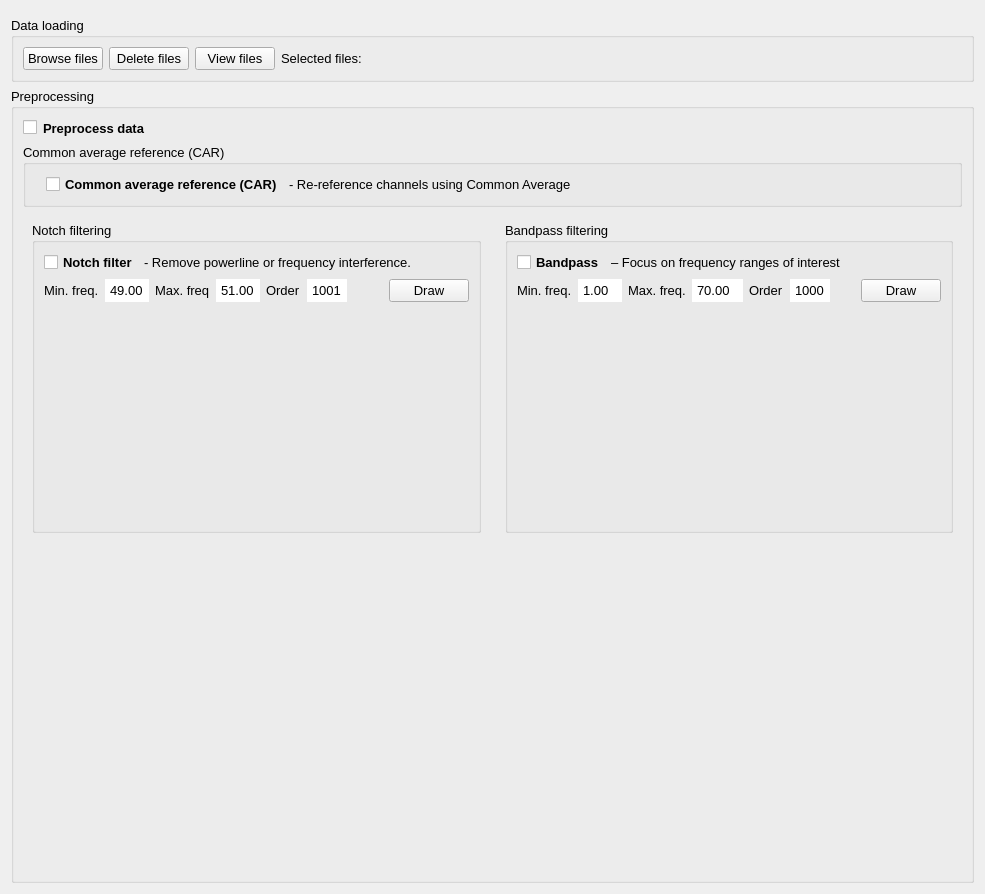
<?xml version="1.0" encoding="UTF-8"?>
<ui version="4.0">
 <class>Form</class>
 <widget class="QWidget" name="Form">
  <property name="geometry">
   <rect>
    <x>0</x>
    <y>0</y>
    <width>985</width>
    <height>894</height>
   </rect>
  </property>
  <property name="windowTitle">
   <string>Form</string>
  </property>
  <layout class="QVBoxLayout" name="verticalLayout_3">
   <item>
    <widget class="QFrame" name="topContentWidget">
     <property name="frameShape">
      <enum>QFrame::StyledPanel</enum>
     </property>
     <property name="frameShadow">
      <enum>QFrame::Raised</enum>
     </property>
    </widget>
   </item>
   <item>
    <widget class="QGroupBox" name="dataloading">
     <property name="font">
      <font>
       <pointsize>10</pointsize>
      </font>
     </property>
     <property name="title">
      <string>Data loading</string>
     </property>
     <layout class="QVBoxLayout" name="verticalLayout">
      <item>
       <layout class="QHBoxLayout" name="horizontalLayout">
        <item>
         <widget class="QPushButton" name="browseButton">
          <property name="sizePolicy">
           <sizepolicy hsizetype="Minimum" vsizetype="Fixed">
            <horstretch>0</horstretch>
            <verstretch>0</verstretch>
           </sizepolicy>
          </property>
          <property name="toolTip">
           <string>Files to compute paramters</string>
          </property>
          <property name="text">
           <string>Browse files</string>
          </property>
         </widget>
        </item>
        <item>
         <widget class="QPushButton" name="deletefilesButton">
          <property name="text">
           <string>Delete files</string>
          </property>
         </widget>
        </item>
        <item>
         <widget class="QPushButton" name="viewfilesButton">
          <property name="text">
           <string>View files</string>
          </property>
         </widget>
        </item>
        <item>
         <widget class="QLabel" name="selectLabel">
          <property name="sizePolicy">
           <sizepolicy hsizetype="Preferred" vsizetype="Preferred">
            <horstretch>4</horstretch>
            <verstretch>0</verstretch>
           </sizepolicy>
          </property>
          <property name="text">
           <string>Selected files: </string>
          </property>
         </widget>
        </item>
        <item>
         <spacer name="horizontalSpacer_15">
          <property name="orientation">
           <enum>Qt::Horizontal</enum>
          </property>
          <property name="sizeHint" stdset="0">
           <size>
            <width>40</width>
            <height>20</height>
           </size>
          </property>
         </spacer>
        </item>
       </layout>
      </item>
     </layout>
    </widget>
   </item>
   <item>
    <widget class="QGroupBox" name="Datapreprocessing">
     <property name="font">
      <font>
       <pointsize>10</pointsize>
      </font>
     </property>
     <property name="title">
      <string>Preprocessing</string>
     </property>
     <layout class="QVBoxLayout" name="verticalLayout_2">
      <item>
       <layout class="QHBoxLayout" name="preprocessing_selection">
        <item>
         <widget class="QCheckBox" name="preprocessingButton">
          <property name="text">
           <string/>
          </property>
         </widget>
        </item>
        <item>
         <widget class="QLabel" name="preprocessingLabel">
          <property name="font">
           <font>
            <weight>75</weight>
            <bold>true</bold>
           </font>
          </property>
          <property name="text">
           <string>Preprocess data</string>
          </property>
         </widget>
        </item>
        <item>
         <spacer name="horizontalSpacer">
          <property name="orientation">
           <enum>Qt::Horizontal</enum>
          </property>
          <property name="sizeHint" stdset="0">
           <size>
            <width>40</width>
            <height>20</height>
           </size>
          </property>
         </spacer>
        </item>
       </layout>
      </item>
      <item>
       <widget class="QGroupBox" name="cargroupBox">
        <property name="title">
         <string>Common average reference (CAR)</string>
        </property>
        <layout class="QHBoxLayout" name="horizontalLayout_7">
         <item>
          <layout class="QHBoxLayout" name="CAR_filtering">
           <item>
            <spacer name="horizontalSpacer_3">
             <property name="orientation">
              <enum>Qt::Horizontal</enum>
             </property>
             <property name="sizeHint" stdset="0">
              <size>
               <width>40</width>
               <height>20</height>
              </size>
             </property>
            </spacer>
           </item>
           <item>
            <widget class="QCheckBox" name="carCBox">
             <property name="font">
              <font>
               <weight>75</weight>
               <bold>true</bold>
              </font>
             </property>
             <property name="text">
              <string>Common average reference (CAR)</string>
             </property>
            </widget>
           </item>
           <item>
            <widget class="QLabel" name="carLabel">
             <property name="font">
              <font>
               <weight>50</weight>
               <bold>false</bold>
              </font>
             </property>
             <property name="text">
              <string>- Re-reference channels using Common Average</string>
             </property>
            </widget>
           </item>
           <item>
            <spacer name="horizontalSpacer_39">
             <property name="orientation">
              <enum>Qt::Horizontal</enum>
             </property>
             <property name="sizeHint" stdset="0">
              <size>
               <width>40</width>
               <height>20</height>
              </size>
             </property>
            </spacer>
           </item>
           <item>
            <spacer name="horizontalSpacer_36">
             <property name="orientation">
              <enum>Qt::Horizontal</enum>
             </property>
             <property name="sizeHint" stdset="0">
              <size>
               <width>40</width>
               <height>20</height>
              </size>
             </property>
            </spacer>
           </item>
           <item>
            <spacer name="horizontalSpacer_38">
             <property name="orientation">
              <enum>Qt::Horizontal</enum>
             </property>
             <property name="sizeHint" stdset="0">
              <size>
               <width>40</width>
               <height>20</height>
              </size>
             </property>
            </spacer>
           </item>
           <item>
            <spacer name="horizontalSpacer_37">
             <property name="orientation">
              <enum>Qt::Horizontal</enum>
             </property>
             <property name="sizeHint" stdset="0">
              <size>
               <width>40</width>
               <height>20</height>
              </size>
             </property>
            </spacer>
           </item>
           <item>
            <spacer name="horizontalSpacer_35">
             <property name="orientation">
              <enum>Qt::Horizontal</enum>
             </property>
             <property name="sizeHint" stdset="0">
              <size>
               <width>40</width>
               <height>20</height>
              </size>
             </property>
            </spacer>
           </item>
           <item>
            <spacer name="horizontalSpacer_34">
             <property name="orientation">
              <enum>Qt::Horizontal</enum>
             </property>
             <property name="sizeHint" stdset="0">
              <size>
               <width>40</width>
               <height>20</height>
              </size>
             </property>
            </spacer>
           </item>
           <item>
            <spacer name="horizontalSpacer_33">
             <property name="orientation">
              <enum>Qt::Horizontal</enum>
             </property>
             <property name="sizeHint" stdset="0">
              <size>
               <width>40</width>
               <height>20</height>
              </size>
             </property>
            </spacer>
           </item>
           <item>
            <spacer name="horizontalSpacer_32">
             <property name="orientation">
              <enum>Qt::Horizontal</enum>
             </property>
             <property name="sizeHint" stdset="0">
              <size>
               <width>40</width>
               <height>20</height>
              </size>
             </property>
            </spacer>
           </item>
           <item>
            <spacer name="horizontalSpacer_31">
             <property name="orientation">
              <enum>Qt::Horizontal</enum>
             </property>
             <property name="sizeHint" stdset="0">
              <size>
               <width>40</width>
               <height>20</height>
              </size>
             </property>
            </spacer>
           </item>
           <item>
            <spacer name="horizontalSpacer_27">
             <property name="orientation">
              <enum>Qt::Horizontal</enum>
             </property>
             <property name="sizeHint" stdset="0">
              <size>
               <width>40</width>
               <height>20</height>
              </size>
             </property>
            </spacer>
           </item>
           <item>
            <spacer name="horizontalSpacer_28">
             <property name="orientation">
              <enum>Qt::Horizontal</enum>
             </property>
             <property name="sizeHint" stdset="0">
              <size>
               <width>40</width>
               <height>20</height>
              </size>
             </property>
            </spacer>
           </item>
           <item>
            <spacer name="horizontalSpacer_26">
             <property name="orientation">
              <enum>Qt::Horizontal</enum>
             </property>
             <property name="sizeHint" stdset="0">
              <size>
               <width>40</width>
               <height>20</height>
              </size>
             </property>
            </spacer>
           </item>
           <item>
            <spacer name="horizontalSpacer_29">
             <property name="orientation">
              <enum>Qt::Horizontal</enum>
             </property>
             <property name="sizeHint" stdset="0">
              <size>
               <width>40</width>
               <height>20</height>
              </size>
             </property>
            </spacer>
           </item>
           <item>
            <spacer name="horizontalSpacer_25">
             <property name="orientation">
              <enum>Qt::Horizontal</enum>
             </property>
             <property name="sizeHint" stdset="0">
              <size>
               <width>40</width>
               <height>20</height>
              </size>
             </property>
            </spacer>
           </item>
           <item>
            <spacer name="horizontalSpacer_24">
             <property name="orientation">
              <enum>Qt::Horizontal</enum>
             </property>
             <property name="sizeHint" stdset="0">
              <size>
               <width>40</width>
               <height>20</height>
              </size>
             </property>
            </spacer>
           </item>
           <item>
            <spacer name="horizontalSpacer_16">
             <property name="orientation">
              <enum>Qt::Horizontal</enum>
             </property>
             <property name="sizeHint" stdset="0">
              <size>
               <width>40</width>
               <height>20</height>
              </size>
             </property>
            </spacer>
           </item>
           <item>
            <spacer name="horizontalSpacer_23">
             <property name="orientation">
              <enum>Qt::Horizontal</enum>
             </property>
             <property name="sizeHint" stdset="0">
              <size>
               <width>40</width>
               <height>20</height>
              </size>
             </property>
            </spacer>
           </item>
           <item>
            <spacer name="horizontalSpacer_22">
             <property name="orientation">
              <enum>Qt::Horizontal</enum>
             </property>
             <property name="sizeHint" stdset="0">
              <size>
               <width>40</width>
               <height>20</height>
              </size>
             </property>
            </spacer>
           </item>
           <item>
            <spacer name="horizontalSpacer_21">
             <property name="orientation">
              <enum>Qt::Horizontal</enum>
             </property>
             <property name="sizeHint" stdset="0">
              <size>
               <width>40</width>
               <height>20</height>
              </size>
             </property>
            </spacer>
           </item>
           <item>
            <spacer name="horizontalSpacer_20">
             <property name="orientation">
              <enum>Qt::Horizontal</enum>
             </property>
             <property name="sizeHint" stdset="0">
              <size>
               <width>40</width>
               <height>20</height>
              </size>
             </property>
            </spacer>
           </item>
           <item>
            <spacer name="horizontalSpacer_19">
             <property name="orientation">
              <enum>Qt::Horizontal</enum>
             </property>
             <property name="sizeHint" stdset="0">
              <size>
               <width>40</width>
               <height>20</height>
              </size>
             </property>
            </spacer>
           </item>
           <item>
            <spacer name="horizontalSpacer_17">
             <property name="orientation">
              <enum>Qt::Horizontal</enum>
             </property>
             <property name="sizeHint" stdset="0">
              <size>
               <width>40</width>
               <height>20</height>
              </size>
             </property>
            </spacer>
           </item>
           <item>
            <spacer name="horizontalSpacer_18">
             <property name="orientation">
              <enum>Qt::Horizontal</enum>
             </property>
             <property name="sizeHint" stdset="0">
              <size>
               <width>40</width>
               <height>20</height>
              </size>
             </property>
            </spacer>
           </item>
           <item>
            <spacer name="horizontalSpacer_14">
             <property name="orientation">
              <enum>Qt::Horizontal</enum>
             </property>
             <property name="sizeHint" stdset="0">
              <size>
               <width>40</width>
               <height>20</height>
              </size>
             </property>
            </spacer>
           </item>
           <item>
            <spacer name="horizontalSpacer_7">
             <property name="orientation">
              <enum>Qt::Horizontal</enum>
             </property>
             <property name="sizeHint" stdset="0">
              <size>
               <width>40</width>
               <height>20</height>
              </size>
             </property>
            </spacer>
           </item>
           <item>
            <spacer name="horizontalSpacer_13">
             <property name="orientation">
              <enum>Qt::Horizontal</enum>
             </property>
             <property name="sizeHint" stdset="0">
              <size>
               <width>40</width>
               <height>20</height>
              </size>
             </property>
            </spacer>
           </item>
           <item>
            <spacer name="horizontalSpacer_11">
             <property name="orientation">
              <enum>Qt::Horizontal</enum>
             </property>
             <property name="sizeHint" stdset="0">
              <size>
               <width>40</width>
               <height>20</height>
              </size>
             </property>
            </spacer>
           </item>
           <item>
            <spacer name="horizontalSpacer_12">
             <property name="orientation">
              <enum>Qt::Horizontal</enum>
             </property>
             <property name="sizeHint" stdset="0">
              <size>
               <width>40</width>
               <height>20</height>
              </size>
             </property>
            </spacer>
           </item>
           <item>
            <spacer name="horizontalSpacer_10">
             <property name="orientation">
              <enum>Qt::Horizontal</enum>
             </property>
             <property name="sizeHint" stdset="0">
              <size>
               <width>40</width>
               <height>20</height>
              </size>
             </property>
            </spacer>
           </item>
           <item>
            <spacer name="horizontalSpacer_9">
             <property name="orientation">
              <enum>Qt::Horizontal</enum>
             </property>
             <property name="sizeHint" stdset="0">
              <size>
               <width>40</width>
               <height>20</height>
              </size>
             </property>
            </spacer>
           </item>
           <item>
            <spacer name="horizontalSpacer_4">
             <property name="orientation">
              <enum>Qt::Horizontal</enum>
             </property>
             <property name="sizeHint" stdset="0">
              <size>
               <width>40</width>
               <height>20</height>
              </size>
             </property>
            </spacer>
           </item>
           <item>
            <spacer name="horizontalSpacer_5">
             <property name="orientation">
              <enum>Qt::Horizontal</enum>
             </property>
             <property name="sizeHint" stdset="0">
              <size>
               <width>40</width>
               <height>20</height>
              </size>
             </property>
            </spacer>
           </item>
           <item>
            <spacer name="horizontalSpacer_6">
             <property name="orientation">
              <enum>Qt::Horizontal</enum>
             </property>
             <property name="sizeHint" stdset="0">
              <size>
               <width>40</width>
               <height>20</height>
              </size>
             </property>
            </spacer>
           </item>
           <item>
            <spacer name="horizontalSpacer_30">
             <property name="orientation">
              <enum>Qt::Horizontal</enum>
             </property>
             <property name="sizeHint" stdset="0">
              <size>
               <width>40</width>
               <height>20</height>
              </size>
             </property>
            </spacer>
           </item>
          </layout>
         </item>
        </layout>
       </widget>
      </item>
      <item>
       <layout class="QHBoxLayout" name="horizontalLayout_2" stretch="1,1">
        <property name="sizeConstraint">
         <enum>QLayout::SetFixedSize</enum>
        </property>
        <item>
         <widget class="QWidget" name="widget_2" native="true">
          <layout class="QVBoxLayout" name="verticalLayout_4">
           <item>
            <widget class="QGroupBox" name="notchgroupBox">
             <property name="title">
              <string>Notch filtering</string>
             </property>
             <layout class="QVBoxLayout" name="verticalLayout_6">
              <item>
               <layout class="QHBoxLayout" name="horizontalLayout_3">
                <item>
                 <widget class="QCheckBox" name="notchCBox">
                  <property name="font">
                   <font>
                    <weight>75</weight>
                    <bold>true</bold>
                   </font>
                  </property>
                  <property name="text">
                   <string>Notch filter</string>
                  </property>
                 </widget>
                </item>
                <item>
                 <widget class="QLabel" name="notchfilterLabel">
                  <property name="font">
                   <font>
                    <weight>50</weight>
                    <bold>false</bold>
                   </font>
                  </property>
                  <property name="text">
                   <string>- Remove powerline or frequency interference.</string>
                  </property>
                 </widget>
                </item>
                <item>
                 <spacer name="horizontalSpacer_8">
                  <property name="orientation">
                   <enum>Qt::Horizontal</enum>
                  </property>
                  <property name="sizeHint" stdset="0">
                   <size>
                    <width>40</width>
                    <height>20</height>
                   </size>
                  </property>
                 </spacer>
                </item>
               </layout>
              </item>
              <item>
               <layout class="QHBoxLayout" name="horizontalLayout_4">
                <item>
                 <widget class="QLabel" name="notchminLabel">
                  <property name="text">
                   <string>Min. freq.</string>
                  </property>
                 </widget>
                </item>
                <item>
                 <widget class="QDoubleSpinBox" name="minfreqnotchBox">
                  <property name="styleSheet">
                   <string notr="true">QDoubleSpinBox::up-button, QDoubleSpinBox::down-button {
    width: 0;
    height: 0;
    border: none;
}

</string>
                  </property>
                  <property name="minimum">
                   <double>0.100000000000000</double>
                  </property>
                  <property name="value">
                   <double>49.000000000000000</double>
                  </property>
                 </widget>
                </item>
                <item>
                 <widget class="QLabel" name="notchmaxLabel">
                  <property name="text">
                   <string>Max. freq</string>
                  </property>
                 </widget>
                </item>
                <item>
                 <widget class="QDoubleSpinBox" name="maxfreqnotchBox">
                  <property name="styleSheet">
                   <string notr="true">QDoubleSpinBox::up-button, QDoubleSpinBox::down-button {
    width: 0;
    height: 0;
    border: none;
}
</string>
                  </property>
                  <property name="minimum">
                   <double>0.200000000000000</double>
                  </property>
                  <property name="value">
                   <double>51.000000000000000</double>
                  </property>
                 </widget>
                </item>
                <item>
                 <widget class="QLabel" name="orderNotchLabel">
                  <property name="text">
                   <string>Order</string>
                  </property>
                 </widget>
                </item>
                <item>
                 <widget class="QSpinBox" name="orderNotchBox">
                  <property name="styleSheet">
                   <string notr="true">QSpinBox::up-button, QSpinBox::down-button {
    width: 0;
    height: 0;
    border: none;
}
</string>
                  </property>
                  <property name="minimum">
                   <number>1</number>
                  </property>
                  <property name="maximum">
                   <number>9999</number>
                  </property>
                  <property name="singleStep">
                   <number>1</number>
                  </property>
                  <property name="value">
                   <number>1001</number>
                  </property>
                 </widget>
                </item>
                <item>
                 <spacer name="horizontalSpacer_40">
                  <property name="orientation">
                   <enum>Qt::Horizontal</enum>
                  </property>
                  <property name="sizeHint" stdset="0">
                   <size>
                    <width>40</width>
                    <height>20</height>
                   </size>
                  </property>
                 </spacer>
                </item>
                <item>
                 <widget class="QPushButton" name="drawnotchButton">
                  <property name="text">
                   <string>Draw</string>
                  </property>
                 </widget>
                </item>
               </layout>
              </item>
              <item>
               <widget class="QWidget" name="notchPlotWidget" native="true"/>
              </item>
              <item>
               <spacer name="verticalSpacer_2">
                <property name="orientation">
                 <enum>Qt::Vertical</enum>
                </property>
                <property name="sizeHint" stdset="0">
                 <size>
                  <width>20</width>
                  <height>40</height>
                 </size>
                </property>
               </spacer>
              </item>
             </layout>
            </widget>
           </item>
          </layout>
         </widget>
        </item>
        <item>
         <widget class="QWidget" name="widget" native="true">
          <layout class="QVBoxLayout" name="verticalLayout_5">
           <item>
            <widget class="QGroupBox" name="bpgroupBox">
             <property name="title">
              <string>Bandpass filtering</string>
             </property>
             <layout class="QVBoxLayout" name="verticalLayout_7">
              <item>
               <layout class="QHBoxLayout" name="horizontalLayout_5">
                <item>
                 <widget class="QCheckBox" name="bpCBox">
                  <property name="font">
                   <font>
                    <weight>75</weight>
                    <bold>true</bold>
                   </font>
                  </property>
                  <property name="text">
                   <string>Bandpass</string>
                  </property>
                 </widget>
                </item>
                <item>
                 <widget class="QLabel" name="bpLabel">
                  <property name="font">
                   <font>
                    <weight>50</weight>
                    <bold>false</bold>
                   </font>
                  </property>
                  <property name="text">
                   <string>– Focus on frequency ranges of interest</string>
                  </property>
                 </widget>
                </item>
                <item>
                 <spacer name="horizontalSpacer_2">
                  <property name="orientation">
                   <enum>Qt::Horizontal</enum>
                  </property>
                  <property name="sizeHint" stdset="0">
                   <size>
                    <width>40</width>
                    <height>20</height>
                   </size>
                  </property>
                 </spacer>
                </item>
               </layout>
              </item>
              <item>
               <layout class="QHBoxLayout" name="horizontalLayout_6">
                <item>
                 <widget class="QLabel" name="bpminfreqLabel">
                  <property name="text">
                   <string>Min. freq.</string>
                  </property>
                 </widget>
                </item>
                <item>
                 <widget class="QDoubleSpinBox" name="minfreqbpBox">
                  <property name="styleSheet">
                   <string notr="true">QDoubleSpinBox::up-button, QDoubleSpinBox::down-button {
    width: 0;
    height: 0;
    border: none;
}
</string>
                  </property>
                  <property name="minimum">
                   <double>0.100000000000000</double>
                  </property>
                  <property name="value">
                   <double>1.000000000000000</double>
                  </property>
                 </widget>
                </item>
                <item>
                 <widget class="QLabel" name="bpmaxfreqLabel">
                  <property name="text">
                   <string>Max. freq.</string>
                  </property>
                 </widget>
                </item>
                <item>
                 <widget class="QDoubleSpinBox" name="maxfreqbpBox">
                  <property name="styleSheet">
                   <string notr="true">QDoubleSpinBox::up-button, QDoubleSpinBox::down-button {
    width: 0;
    height: 0;
    border: none;
}
</string>
                  </property>
                  <property name="minimum">
                   <double>0.200000000000000</double>
                  </property>
                  <property name="maximum">
                   <double>999.990000000000009</double>
                  </property>
                  <property name="value">
                   <double>70.000000000000000</double>
                  </property>
                 </widget>
                </item>
                <item>
                 <widget class="QLabel" name="orderbpLabel">
                  <property name="text">
                   <string>Order</string>
                  </property>
                 </widget>
                </item>
                <item>
                 <widget class="QSpinBox" name="orderbpBox">
                  <property name="styleSheet">
                   <string notr="true">QSpinBox::up-button, QSpinBox::down-button {
    width: 0;
    height: 0;
    border: none;
}
</string>
                  </property>
                  <property name="minimum">
                   <number>1</number>
                  </property>
                  <property name="maximum">
                   <number>9999</number>
                  </property>
                  <property name="value">
                   <number>1000</number>
                  </property>
                 </widget>
                </item>
                <item>
                 <spacer name="horizontalSpacer_41">
                  <property name="orientation">
                   <enum>Qt::Horizontal</enum>
                  </property>
                  <property name="sizeHint" stdset="0">
                   <size>
                    <width>40</width>
                    <height>20</height>
                   </size>
                  </property>
                 </spacer>
                </item>
                <item>
                 <widget class="QPushButton" name="drawbpButton">
                  <property name="text">
                   <string>Draw</string>
                  </property>
                 </widget>
                </item>
               </layout>
              </item>
              <item>
               <widget class="QWidget" name="bandpassPlotWidget" native="true"/>
              </item>
              <item>
               <spacer name="verticalSpacer_3">
                <property name="orientation">
                 <enum>Qt::Vertical</enum>
                </property>
                <property name="sizeHint" stdset="0">
                 <size>
                  <width>20</width>
                  <height>40</height>
                 </size>
                </property>
               </spacer>
              </item>
             </layout>
            </widget>
           </item>
          </layout>
         </widget>
        </item>
       </layout>
      </item>
      <item>
       <spacer name="verticalSpacer">
        <property name="orientation">
         <enum>Qt::Vertical</enum>
        </property>
        <property name="sizeHint" stdset="0">
         <size>
          <width>20</width>
          <height>40</height>
         </size>
        </property>
       </spacer>
      </item>
     </layout>
    </widget>
   </item>
  </layout>
 </widget>
 <resources/>
 <connections/>
</ui>
